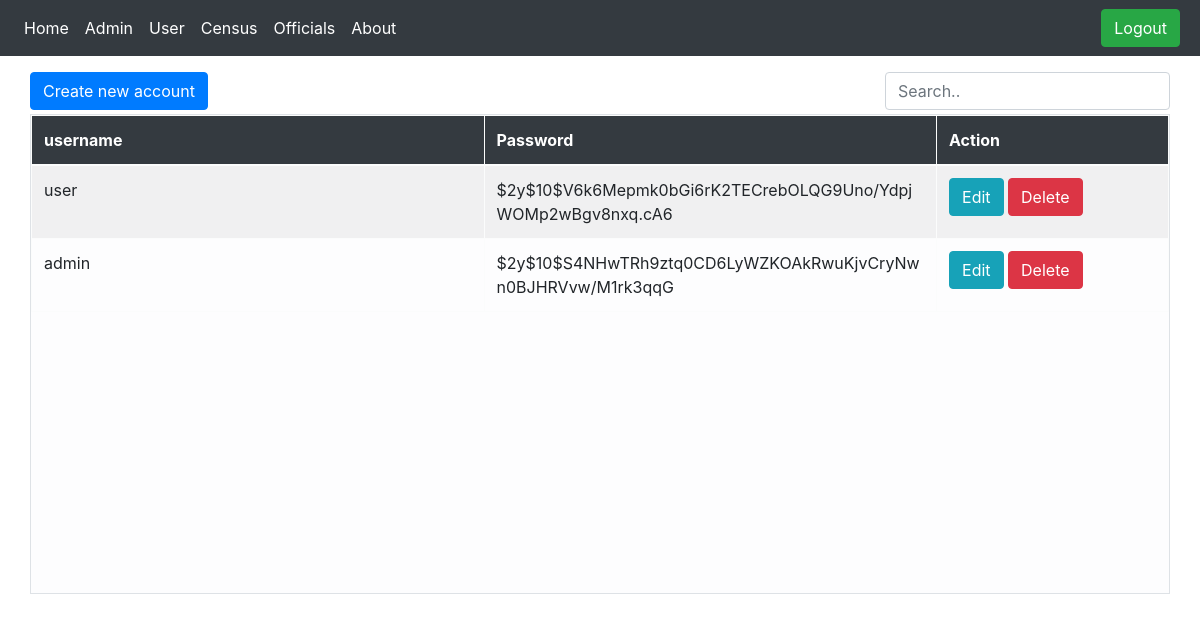
The app's page /admin/user.php (signed in), older data.
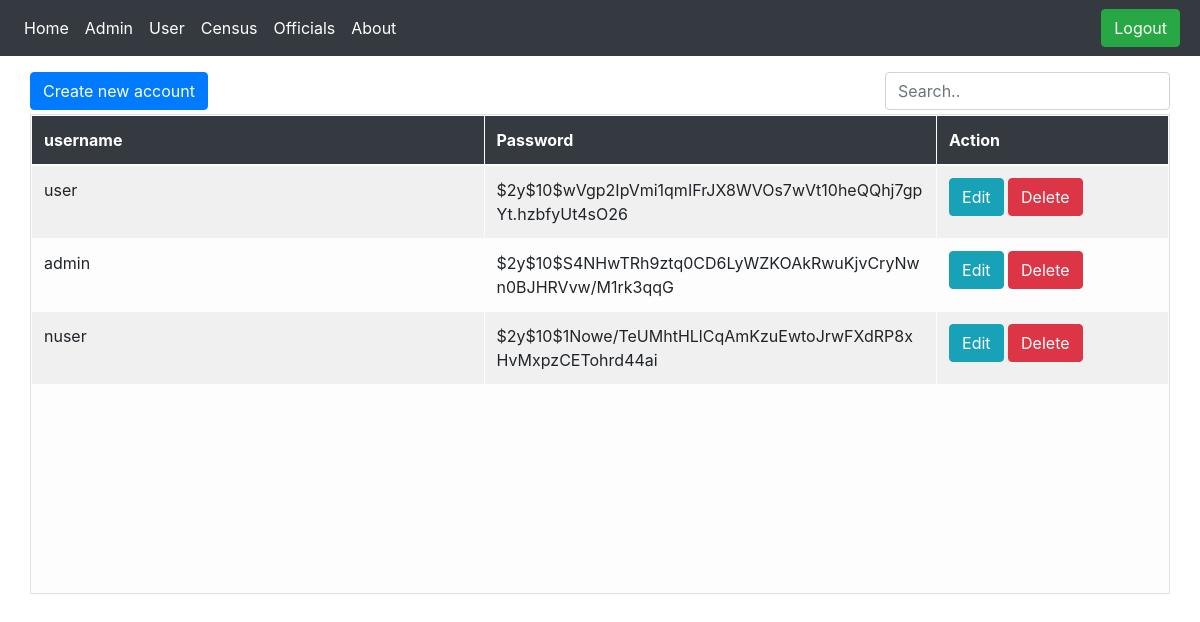
The same page, newer data.
### tables this page shows
CREATE TABLE `users` (
  `id` int(11) NOT NULL,
  `username` varchar(255) NOT NULL,
  `password` varchar(255) NOT NULL,
  `usertype` varchar(255) NOT NULL
);

### admin/user.php (the view, shortened to what this page needs)
<?php
require_once '../includes/admin/HF/header.php';
?>
<div class="container">
    <?php
    $mysqli = new mysqli('localhost', 'root', '', 'brgydb') or die(mysqli_error($mysqli));
    $result = $mysqli->query("SELECT * FROM users") or die($mysqli->error);
    ?>
    <div class="row justify-content-center">
        <div class="d-flex justify-content-between w-100">
            <button type="submit" class="btn btn-primary mt-3 mb-1 createbtn" name="create">Create new account</button>
            <input class="form-control mt-3 mb-1 w-25" id="user-search" type="text" placeholder="Search..">
        </div>
        <table class="table table-responsive table-light table-striped table-bordered" style="overflow:scroll; height:60vh; word-break: break-all;   overflow-x: hidden;">
            <thread>
                <tr class="bg-dark text-white">
                    <th style="width:10%">username</th>
                    <th style="width:10%">Password</th>
                    <th colspan="2" style="width:5%">Action</th>
                </tr>
            </thread>
            <tbody id="userTable">
                <?php
                while ($row = $result->fetch_assoc()) :
                ?>
                    <?php
                    $type = $row['usertype'];
                    if ($type == 'user') :
                    ?>
                        <tr>
                            <td><?php echo $row['username']; ?></td>
                            <td><?php echo $row['password']; ?></td>
                            <td>
                                <button type="button" class="btn btn-info editbtn">Edit</button>
                                <a href="user.php?deleteUser=<?php echo $row['id']; ?>" class="btn btn-danger">Delete</a>
                            </td>
                        </tr>
                    <?php endif ?>
                <?php endwhile; ?>
            </tbody>
        </table>
    </div>
</div>
</body>
</html>

Row changes from the older to the newer data that the page shows:
changed users "user": password "$2y$10$V6k6Mepmk0bGi6rK2TECrebOLQG9Uno/YdpjWOMp2wBgv8nxq.cA6" → "$2y$10$wVgp2IpVmi1qmIFrJX8WVOs7wVt10heQQhj7gpYt.hzbfyUt4sO26"
added users: username "nuser", password "$2y$10$1Nowe/TeUMhtHLlCqAmKzuEwtoJrwFXdRP8xHvMxpzCETohrd44ai"
